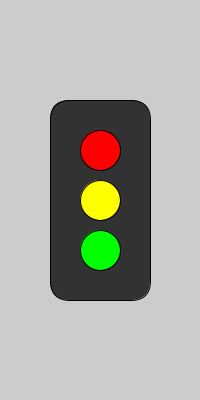
Frame 1 (no input)
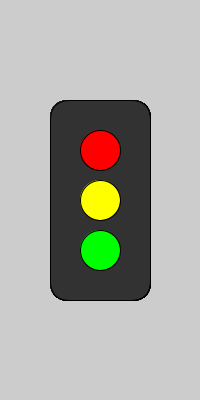
Frame 60 (the mouse pressed at the canvas centre just before this capture)
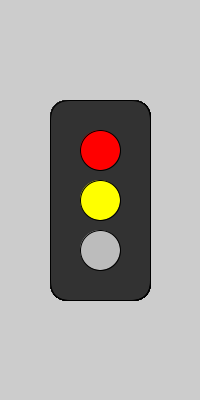
Frame 120 (the mouse held since frame 60 and released just before this capture)

The Processing sketch that drew these frames (run headless with seeded random() and noise(); from frame 60 on, the mouse is pressed at the canvas centre):

// Processing sketch: Task6Switch
// ── Task6Switch.pde
/*
6.a Erklær og initialiser variable til at gemme farverne i et trafiklys. 
Glem ikke at lave en variabel til farven når lyset er slukket.
*/
int red = color(255,0,0);
int yellow = color(255,255,0);
int green = color(0,255,0);
int grey = color(188,188,188);

/*
6.b Erklær og initialiser en variabel for hver af de tre lys/lamper i en 
lyskurv: light1, light2 og light3. De skal hver især pege på den farve som
lampen har på et givet tidspunkt.
*/

int light1 = red;
int light2 = yellow;
int light3 = green;

// 6.c I setup-metoden skal du nu tegne en boks, som vi senere vil tegne lys på.

void setup() {
  size(200,400);
}

/*
6.d I draw-metoden skal du skrive kode der ændrer værdien af 
light1, light2 og light3. Du kan tænke på koden som et skift mellem 4 konstellationer:
*/

void draw(){
  
  fill(50);
  rectMode(CENTER);
  rect(width/2, height/2, 100, 200, 20);
  
  switch (frameCount%400) {
  case 0:
    light1 = red;
    light2 = grey;
    light3 = grey;
    break;
   case 100:
    light1 = red;
    light2 = yellow;
    light3 = grey;
    break;
   case 200:
    light1 = grey;
    light2 = grey;
    light3 = green;
    break;
   case 300:
    light1 = grey;
    light2 = yellow;
    light3 = grey;
    break;
  }
  
  fill(light1);
  ellipse(width/2, height/2-50, 40, 40);
  
  fill(light2);
  ellipse(width/2, height/2, 40, 40);
  
  fill(light3);
  ellipse(width/2, height/2+50, 40, 40);

  

 
}
